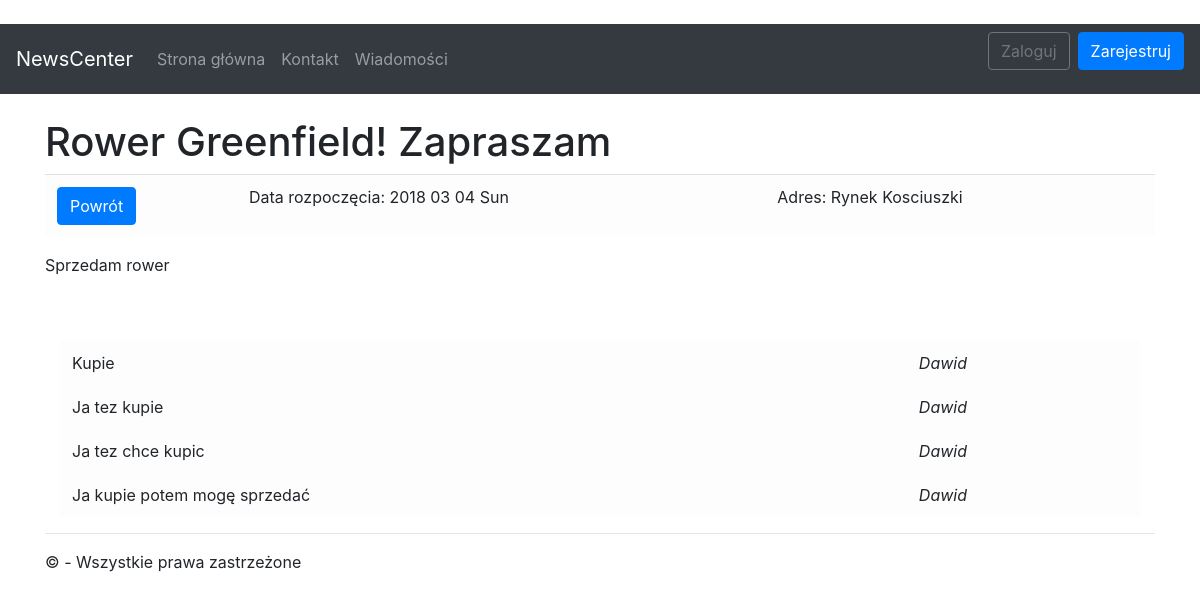
/details/13, run on the app's committed database.
### app/models.py (models this page shows, shortened)
class News(models.Model):
	title       = models.CharField(max_length = 32)
	date        = models.DateField()
	description = models.TextField()
	address     = models.CharField(max_length = 32)
	created     = models.DateTimeField(auto_now_add=True)
	class Meta:
		verbose_name_plural = 'News'

class Comment(models.Model):
	id_user = models.ForeignKey(User, on_delete=models.PROTECT)
	comment = models.CharField(max_length=128)

### app/views/article.py (the view, shortened to what this page needs)
# urls.py: path('details/<int:pk>' , app.views.article.details , name='details' ),
def details(request, pk):
	id_news = find_news(pk)
	if not request.user.is_authenticated:
		return render(request, 'app/news/details.html',
		{
			'new': id_news,
			'comments' : find_comments(pk),
			'auth': 'no',
			'admin' : is_admin(request)
		})

### app/support/utilities.py (called while the page is built)
def find_profile(request):
	try:
		return UserProfile.objects.get(user=request.user)
	except:
		return None

def is_admin(request):
	if find_profile(request) is None:
		return False
	return is_mod(request)

def find_comments(pk):
	return Comment.objects.filter(id__in=CommentNews.objects.filter(id_news=pk).values_list('id_comment', flat=True))

def find_news(pk):
	return News.objects.get(id=pk)

### app/templates/app/news/details.html (shortened to what this page needs)
{% extends "app/shared/layout.html" %}
{% load leaflet_tags %}
{% block content %}
<br />
<div {% if expired == True %} class="gray" {% endif %}>
	<h1> {{new.title}} </h1>
</div>
<div class="table-responsive-sm">
	<table class="table table-light">
	<tbody>
		<tr>
			<td scope="col">
				<button onclick="window.location='{% url 'news' %}'" class="btn btn-primary">Powrót</button>
			</td>
			<td scope="col"> Data rozpoczęcia: {{ new.date|date:"Y m d D" }} </td>
			<td scope="col"> Adres: {{ new.address }} </td>
		</tr>
	</tbody>
	</table>
</div>
<div class="wrap">
	<p>
		{{ new.description }}
	</p>
</div>
<br />
<br />
<div class="container">
	<table class="table table-borderless table-light">
		<tbody>
			{% for c in	comments %}
			<tr>
				<td scope="col"> {{ c.comment }} </td>
				<td scope="col"> <i>{{ c.id_user }}</i> </td>
			</tr>
			{% endfor %}
		</tbody>
	</table>
</div>
{% endblock %}

### app/static/app/content/styles.css (style rules this page uses)
body { padding-top: 0px; }
.wrap { word-wrap: normal; }

### data on the page
News: title "Rower Greenfield! Zapraszam", date "2018 03 04 Sun", address "Rynek Kosciuszki", description "Sprzedam rower"
Comment: comment "Kupie", id_user "Dawid"
Comment: comment "Ja tez kupie", id_user "Dawid"
Comment: comment "Ja tez chce kupic", id_user "Dawid"
Comment: comment "Ja kupie potem mogę sprzedać", id_user "Dawid"
